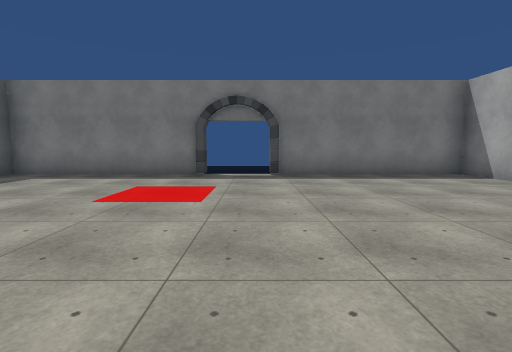
View 1 (above)

16 first-person views from a walk through a 3-D level made in the Unity game engine. The camera is 1.5 m above the floor, tilts 6° down and sees 85° across. The floor is counted in squares, 2 m on a side. Each view is taken from the middle of a square. On the plan, view 1 faces up. The plan holds only what a view shows up to about 10 squares ahead; the rest is blank. The place goes on beyond the plan. The player character is not drawn. Some animated figures are not drawn. Door leaves are left out, so doorways stand open. Some surface patterns are stand-ins.

View 2
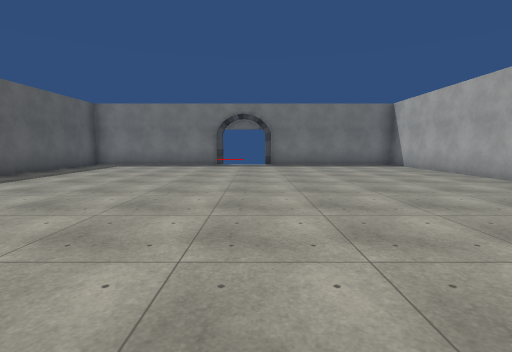

View 3
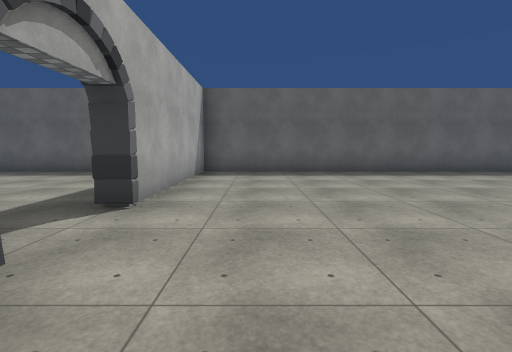

View 4
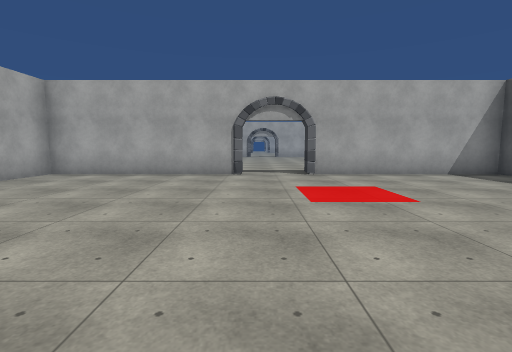

View 5
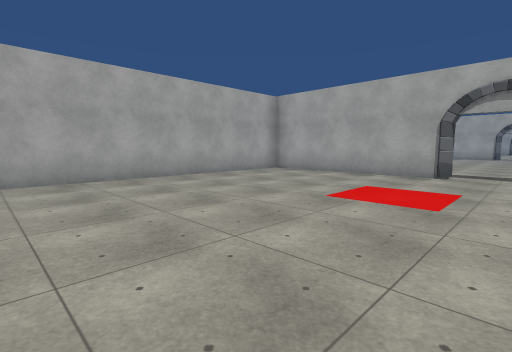

View 6
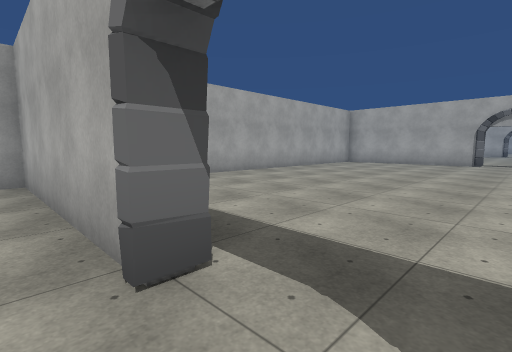

View 7
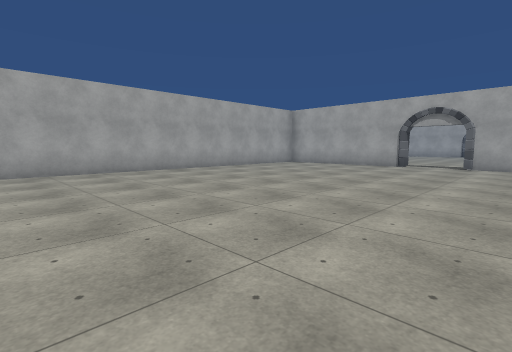

View 8
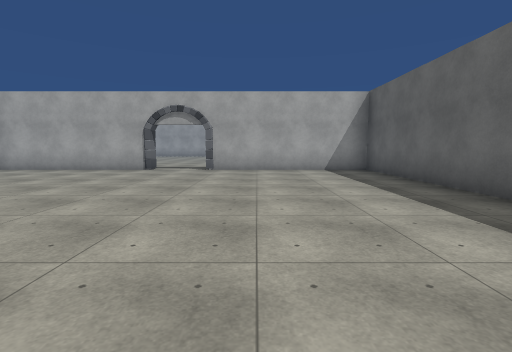

View 9
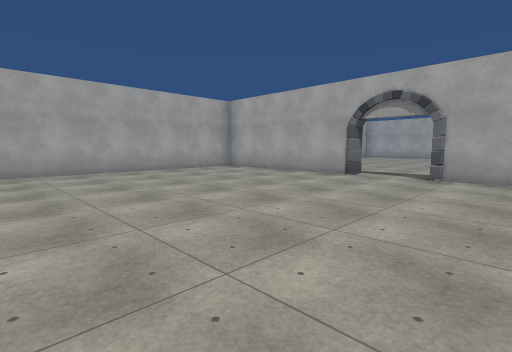

View 10
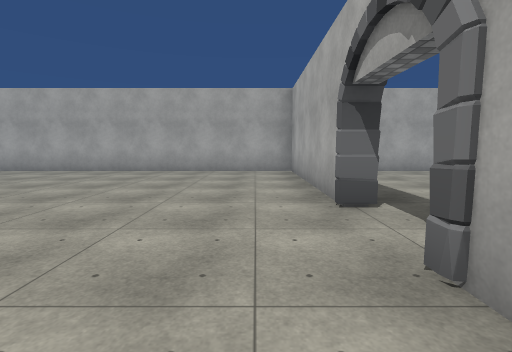

View 11
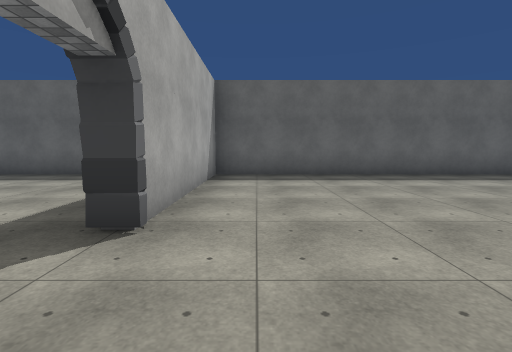

View 12
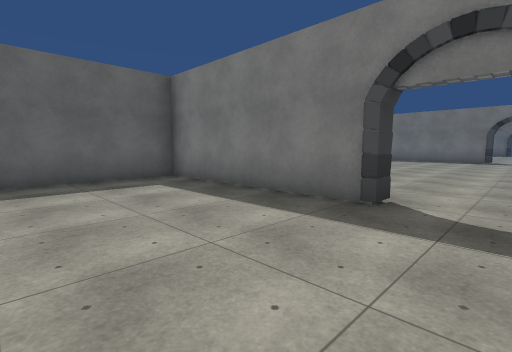

View 13
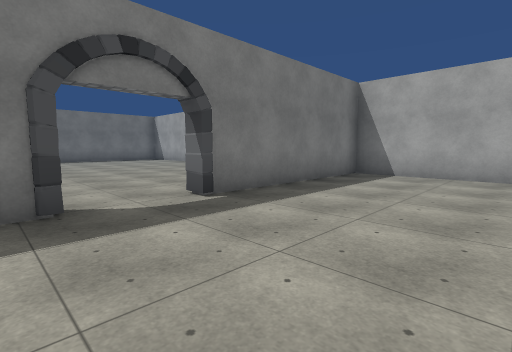

View 14
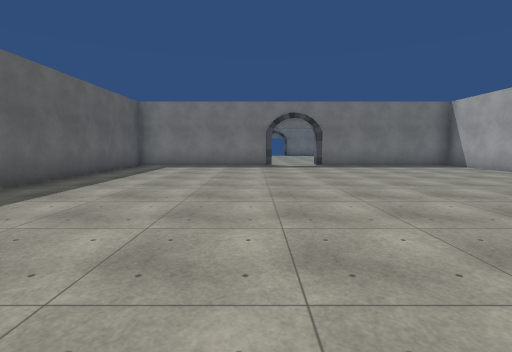

View 15
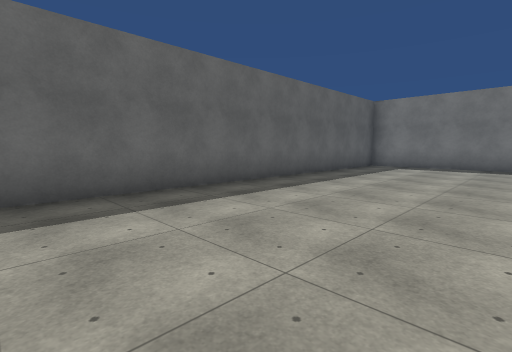

View 16
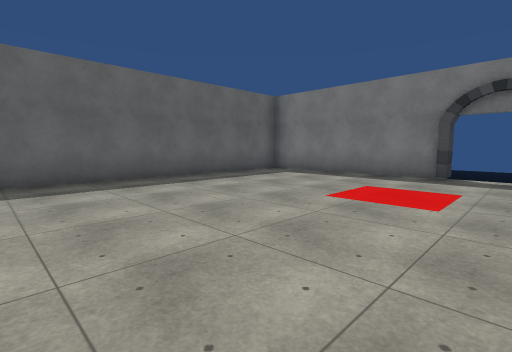

### Floor plan
Points are (right, up) in squares from view 1. A wall is a line through its corners. A room is listed if a view was taken in it or the views show most of it. See-through windows are left out.
Room 1 (views 1, 2, 3, 4, 5, 6, 16)
walls: (-1.6, 7.6) (-6.6, 7.6) (-6.6, -4.6) (-1.3, -4.6); (0.4, -4.6) (5.6, -4.6) (5.6, 7.6) (0.6, 7.6)
ways out: open door at (-0.5, -5) to room 2; open door at (-0.5, 8)
Room 2 (views 7, 8, 9, 10, 11, 14, 15)
walls: (-2.4, -4.9) (-5.1, -4.9); (0.4, -17.1) (5.6, -17.1) (5.6, -5.9); (-6.6, -5.9) (-6.6, -17.1) (-1.4, -17.1)
ways out: open door at (-0.5, -5) to room 1; open door at (-0.5, -17) to room 3
Room 3 (views 12, 13)
walls: (-1.4, -17.4) (-6.6, -17.4) (-6.6, -21.5); (5.6, -21.5) (5.6, -17.4) (0.4, -17.4)
ways out: open door at (-0.5, -17) to room 2

Where each view was taken, in squares from view 1:
view 1: 0 up, 0 right, facing up
view 2: 4 down, 0 right, facing up
view 3: 3 down, 2 right, facing left
view 4: 3 up, 0 right, facing down
view 5: 3 up, 1 left, facing down-right
view 6: 4 down, 1 left, facing down-right
view 7: 6 down, 3 left, facing down-right
view 8: 8 down, 3 left, facing down
view 9: 10 down, 3 left, facing down-right
view 10: 16 down, 3 left, facing right
view 11: 16 down, 1 right, facing left
view 12: 21 down, 0 right, facing up-left
view 13: 21 down, 2 left, facing up-right
view 14: 16 down, 2 left, facing up
view 15: 16 down, 2 left, facing up-left
view 16: 0 up, 0 right, facing up-left
